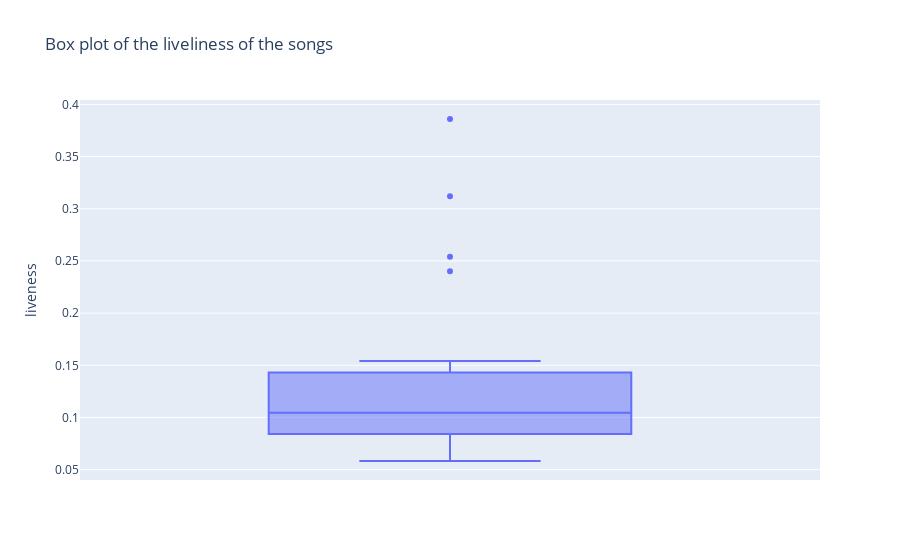

Notebook code for this chart:
### Code cell
px.box(df1, y ='liveness',
       title = 'Box plot of the liveliness of the songs')

### Figure 1 — Plotly figure (JSON) as saved in the notebook; plotly's stock layout.template omitted (floating-point values rounded to 4 significant figures)
{"data": [{"alignmentgroup": "True", "hovertemplate": "liveness=%{y}<extra></extra>", "legendgroup": "", "marker": {"color": "#636efa"}, "name": "", "notched": false, "offsetgroup": "", "orientation": "v", "showlegend": false, "type": "box", "x0": " ", "xaxis": "x", "y": [0.104, 0.132, 0.0821, 0.105, 0.11, 0.102, 0.24, 0.254, 0.386, 0.0961, 0.106, 0.0692, 0.312, 0.0864, 0.0715, 0.0928, 0.132, 0.0583, 0.154, 0.0818], "y0": " ", "yaxis": "y"}], "layout": {"boxmode": "group", "legend": {"tracegroupgap": 0}, "title": {"text": "Box plot of the liveliness of the songs"}, "xaxis": {"anchor": "y", "domain": [0, 1]}, "yaxis": {"anchor": "x", "domain": [0, 1], "title": {"text": "liveness"}}}}
